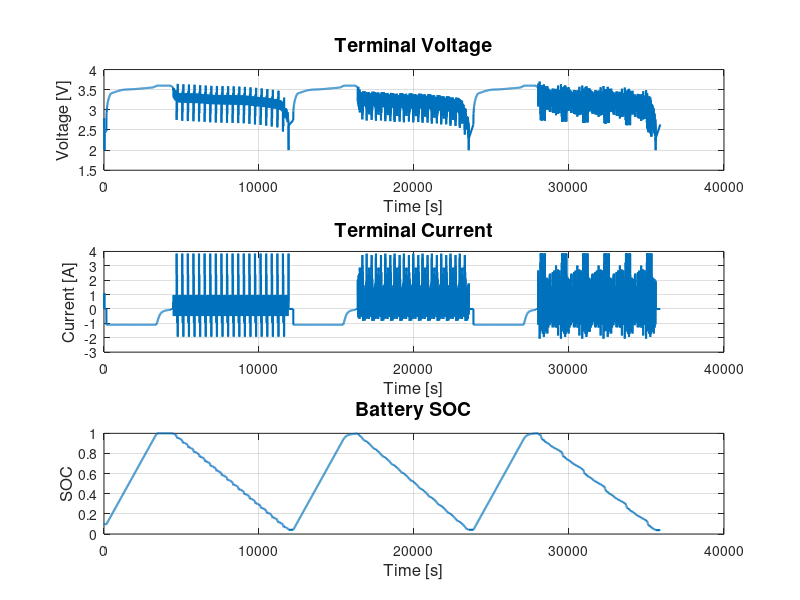

MATLAB code for this plot: (Note: this script raises an error after producing the figure.)
%%Extract the data
% data = readmatrix('A1-007-DST-US06-FUDS-40-20120822.xlsx', 'Sheet', 'Sheet1');

% Initialization
% data = [data(:,1) data(:,4) data(:,5)]; %time = 1 Ut = 2, It = 3
% time = data(:,1);
% x = [data(:,3) data(:,2)]';
% save('battery_data.mat', 'time', 'x');
%% Load Data
clear;
clear functions;
load('battery_data.mat');
x(2,:) = -x(2,:); % Invert current direction to match battery model (negative for discharge)

%% Coulomb Counting for True SOC and OCV
% Battery parameters
Qn = 1.1 * 3600; % 1100 mAh = 1.1 Ah = 3960 As (coulombs)
initial_SOC = (2.7938 - 2.7)/(3.6 - 2.7); % Initial SOC
coulombic_efficiency = 1;

% Initialize true SOC array
true_SOC = zeros(1, length(time));
true_SOC(1) = initial_SOC;

% Coulomb counting integration
for i = 2:length(time)
    dt = time(i) - time(i-1);
    current = x(2, i); % Current at time i
    
    % Coulomb counting: SOC(k) = SOC(k-1) - (dt * eta * I(k)) / Qn
    % Note: Positive current is discharge, negative is charge
    true_SOC(i) = true_SOC(i-1) - (dt * coulombic_efficiency * current) / Qn;
    
    % Bound SOC between 0 and 1
    true_SOC(i) = max(0, min(1, true_SOC(i)));
end

%% Plot Terminal Voltage and Current
figure('Name', 'Battery Input Data', 'Position', [100 100 1200 600]);
    
subplot(3,1,1);
plot(time, x(1,:), 'LineWidth', 1.5); 
title('Terminal Voltage', 'FontSize', 14);
xlabel('Time [s]', 'FontSize', 12);
ylabel('Voltage [V]', 'FontSize', 12);
grid on;

subplot(3,1,2);
plot(time, x(2,:), 'LineWidth', 1.5);
title('Terminal Current', 'FontSize', 14);
xlabel('Time [s]', 'FontSize', 12);
ylabel('Current [A]', 'FontSize', 12);
grid on;

subplot(3,1,3);
plot(time, true_SOC, 'LineWidth', 1.5);
title('Battery SOC', 'FontSize', 14);
xlabel('Time [s]', 'FontSize', 12);
ylabel('SOC', 'FontSize', 12);
grid on;

%% Initialize Parameters
error_MIUKF = zeros(1,22);
T = 5;
update_interval = 60;

N = length(time);
theta_history = zeros(6, N);
lambda_history = zeros(1, N);
electParams_history = zeros(5, N);
Ut_est_history = zeros(1,N);
SOC_est_history = zeros(1,N);
Uocv_est_history = zeros(1,N);

[theta_out, lambda] = VFFRLS(x(:,1), error_MIUKF);
[x_pred, error_MIUKF, electParams] = MIUKF(x(:,1), theta_out, T);

%logging
theta_history(:,1) = theta_out;
lambda_history(1) = lambda;
electParams_history(:,1) = electParams;
Ut_est_history(1) = x_pred(1);
SOC_est_history(1) = x_pred(3);
Uocv_est_history(1) = theta_out(1)/(1 + theta_out(2) + theta_out(3));

for i = 2:N
    T = time(i) - time(i-1);
    if mod(i, update_interval) == 0
        [theta_out, lambda] = VFFRLS(x_pred, error_MIUKF);
    end
    [x_pred, error_MIUKF, electParams] = MIUKF(x(:,i), theta_out, T);
    
    %logging
    theta_history(:,i) = theta_out;
    lambda_history(i) = lambda;
    electParams_history(:,i) = electParams;
    Ut_est_history(i) = x_pred(1);
    SOC_est_history(i) = x_pred(3);
    Uocv_est_history(i) = theta_out(1)/(1 + theta_out(2) + theta_out(3));
end

%% Plotting Ut, Uocv, and SOC Estimates
figure('Name', 'Battery State Estimates', 'Position', [100 50 1200 700]);
    
subplot(3,1,1);
plot(time, Ut_est_history, 'b-', 'LineWidth', 1.5);
title('Terminal Voltage Estimate', 'FontSize', 14);
xlabel('Time [s]', 'FontSize', 12);
ylabel('Voltage [V]', 'FontSize', 12);
grid on;

subplot(3,1,2);
plot(time, Uocv_est_history, 'r-', 'LineWidth', 1.5);
title('Open Circuit Voltage Estimate', 'FontSize', 14);
xlabel('Time [s]', 'FontSize', 12);
ylabel('Voltage [V]', 'FontSize', 12);
grid on;

subplot(3,1,3);
plot(time, SOC_est_history, 'g-', 'LineWidth', 1.5);
title('State of Charge (SOC) Estimate', 'FontSize', 14);
xlabel('Time [s]', 'FontSize', 12);
ylabel('SOC', 'FontSize', 12);
grid on;

%% Plotting Lambda History
figure('Name', 'Variable Forgetting Factor (VFF) History', 'Position', [100 50 1200 700]);
plot(time, lambda_history, 'k-', 'LineWidth', 1.5);
title('Variable Forgetting Factor (VFF) History', 'FontSize', 14);
xlabel('Time [s]', 'FontSize', 12);
ylabel('Lambda', 'FontSize', 12);
grid on;

%% Plotting Electrical Parameters
figure('Name', 'Electrical Parameters', 'Position', [100 50 1200 700]);
    
param_names = {'R0', 'R1', 'C1', 'R2', 'C2'};
units = {'Ω', 'Ω', 'F', 'Ω', 'F'};
colors = {'b', 'r', 'g', 'm', 'c'};

for i = 1:5
    subplot(3,2,i);
    plot(time, electParams_history(i,:), colors{i}, 'LineWidth', 1.5);
    title(param_names{i}, 'FontSize', 14);
    xlabel('Time [s]', 'FontSize', 12);
    ylabel([param_names{i} ' [' units{i} ']'], 'FontSize', 12);
    grid on;
end

%% Plotting VFFRLS Parameters
figure('Name', 'VFFRLS Parameters', 'Position', [100 50 1200 700]);

param_names_vffrls = {'(1 + a1 + a2) * Uocv','a1', 'a2', 'b0', 'b1', 'b2'};
units_vffrls = {'', '', '', '', '', ''};
colors_vffrls = {'b', 'r', 'g', 'm', 'c', 'y'};
for i = 1:6
    subplot(3,2,i);
    plot(time, theta_history(i,:), colors_vffrls{i}, 'LineWidth', 1.5);
    title(param_names_vffrls{i}, 'FontSize', 14);
    xlabel('Time [s]', 'FontSize', 12);
    ylabel([param_names_vffrls{i} ' [' units_vffrls{i} ']'], 'FontSize', 12);
    grid on;
end

%% Plotting SOC vs Uocv
% %Sort data points by SOC for a cleaner curve
% [sortedSOC, sortIndex] = sort(SOC_est_history);
% sortedOCV = Uocv_est_history(sortIndex);

% figure('Name', 'SOC vs OCV', 'Position', [100 50 1200 700]);
% plot(sortedSOC, sortedOCV, 'b-', 'LineWidth', 1.5)
% title('SOC vs Open Circuit Voltage', 'FontSize', 14);
% xlabel('State of Charge (SOC)', 'FontSize', 12);
% ylabel('Open Circuit Voltage (OCV) [V]', 'FontSize', 12);
% grid on;

% % Add alternative scatter plot to see data distribution
% figure('Name', 'SOC vs OCV Scatter', 'Position', [100 50 1200 700]);
% scatter(SOC_est_history, Uocv_est_history, 10);
% title('SOC vs Open Circuit Voltage Relationship', 'FontSize', 14);
% xlabel('State of Charge (SOC)', 'FontSize', 12);
% ylabel('Open Circuit Voltage (OCV) [V]', 'FontSize', 12);
% grid on;

%% Plotting Clean SOC vs OCV with SOC=1 on Left
% Filter out extreme values
% validIdx = Uocv_est_history > 2.7 & Uocv_est_history < 4.0;
% SOC_filtered = SOC_est_history(validIdx);
% OCV_filtered = Uocv_est_history(validIdx);

% Sort by SOC (ascending)
% [sortedSOC, sortIdx] = sort(SOC_filtered);
% sortedOCV = OCV_filtered(sortIdx);

[sortedSOC, sortIndex] = sort(SOC_est_history);
sortedOCV = Uocv_est_history(sortIndex);

smoothedOCV = movmean(sortedOCV,7000);

% Create new figure with SOC=1 on the left
figure('Name', 'SOC vs Open Circuit Voltage (LiFePO4)', 'Position', [100 50 1200 700]);

% Plot with SOC=1 on the left by using 1-SOC
plot(1-sortedSOC, smoothedOCV, 'b-', 'LineWidth', 2.5);

% Improve graph appearance
title('SOC vs Open Circuit Voltage (LiFePO4)', 'FontSize', 16, 'FontWeight', 'bold');
xlabel('State of Charge (SOC)', 'FontSize', 14);
ylabel('Open Circuit Voltage (OCV) [V]', 'FontSize', 14);
grid on;
box on;

% Create better x-axis ticks for clearer reading
set(gca, 'FontSize', 12, 'XTick', 0:0.1:1);
xticklabels({'1.0','0.9','0.8','0.7','0.6','0.5','0.4','0.3','0.2','0.1','0'});
ylim([3.1 3.6]);

%% Comparing Ut and SOC Estimates
figure('Name', 'Ut and SOC Estimates vs Real', 'Position', [100 50 1200 700]);
    
subplot(2,1,1);
plot(time, x(1,:), 'r-', 'LineWidth', 1.5);
hold on;
plot(time, Ut_est_history, 'b-', 'LineWidth', 1.5);

title('Terminal Voltage Estimate', 'FontSize', 14);
xlabel('Time [s]', 'FontSize', 12);
ylabel('Voltage [V]', 'FontSize', 12);
legend('Measured V_t', 'Estimated V_t', 'Location', 'best', 'FontSize', 10);
grid on;

subplot(2,1,2);
plot(time, SOC_est_history, 'g-', 'LineWidth', 1.5);
hold on;
plot(time, true_SOC, 'y-', 'LineWidth', 1.5);
title('State of Charge (SOC) Estimate', 'FontSize', 14);
xlabel('Time [s]', 'FontSize', 12);
ylabel('SOC', 'FontSize', 12);
legend('Estimated SOC', 'True SOC', 'Location', 'best', 'FontSize', 10);
grid on;